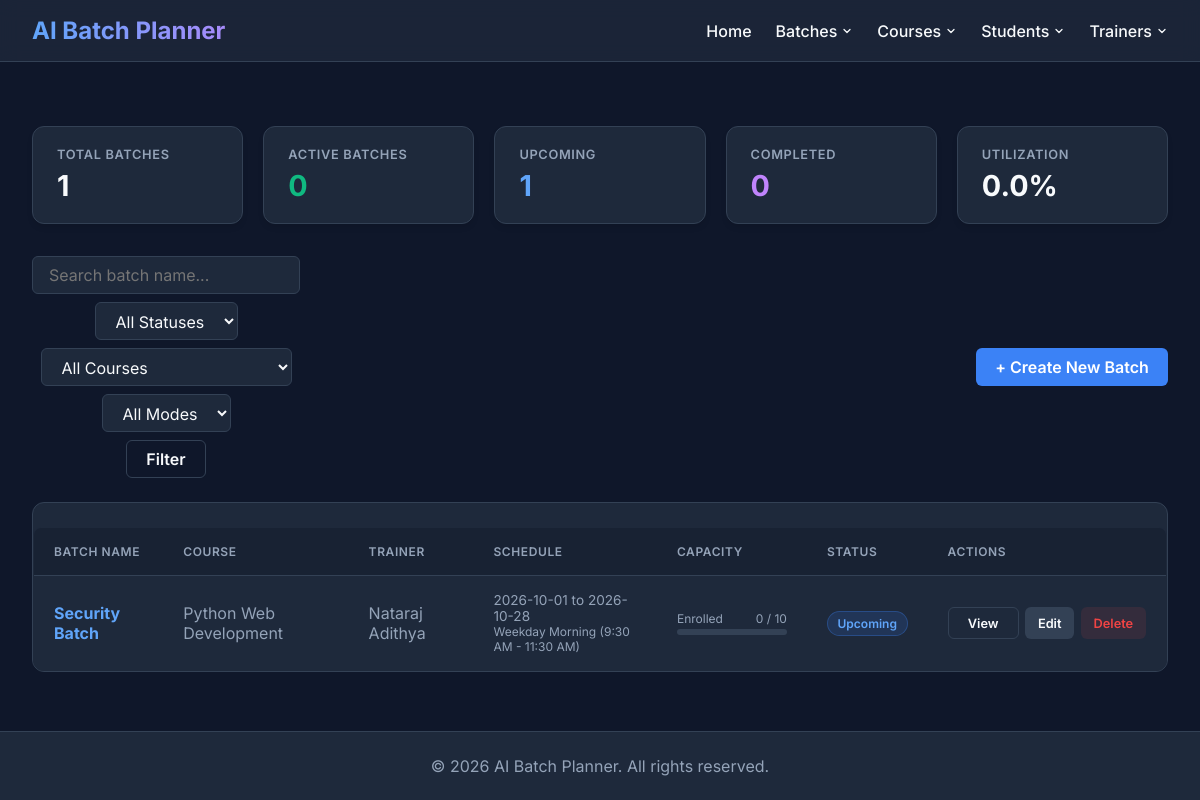
The page /batches on the database as committed earlier.
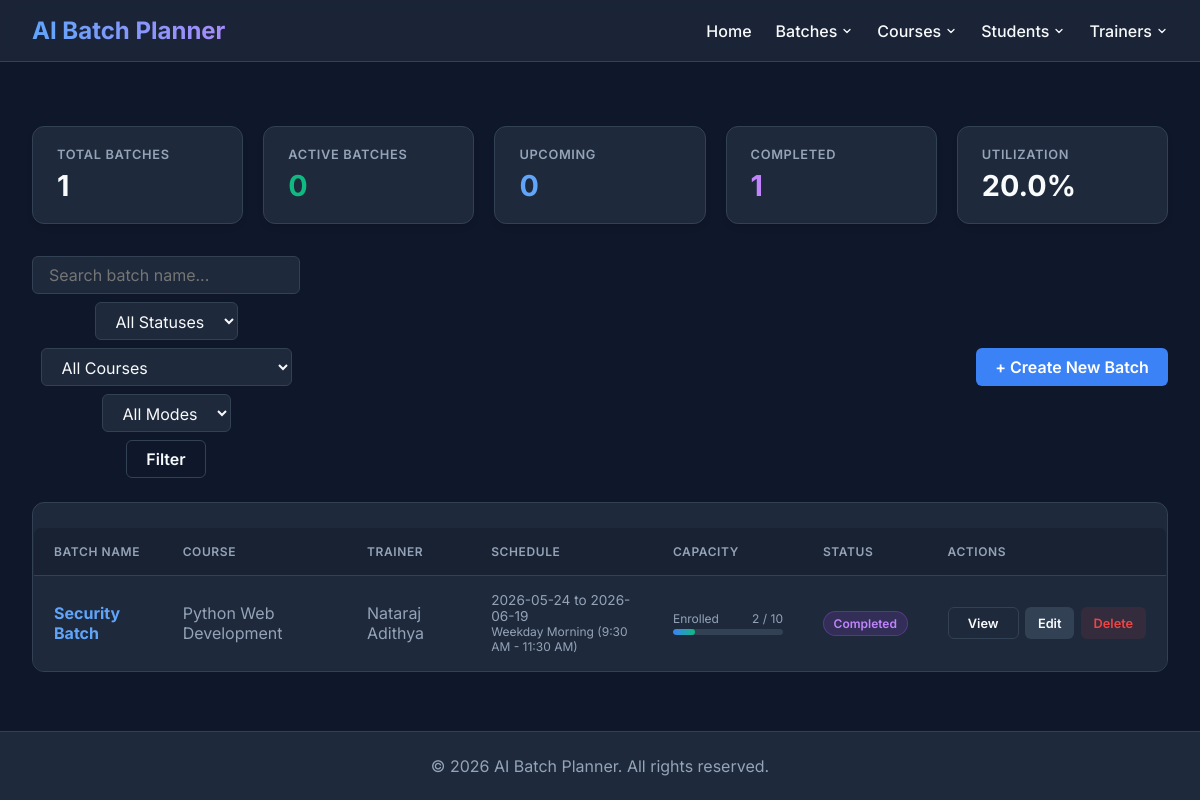
The same page on the database as committed later.
### tables this page shows
CREATE TABLE batch (
    batch_id INTEGER PRIMARY KEY AUTOINCREMENT,
    batch_code TEXT NOT NULL UNIQUE,
    batch_name TEXT NOT NULL,
    course_id INTEGER NOT NULL,
    trainer_id INTEGER,
    start_date TEXT NOT NULL,
    end_date TEXT NOT NULL,
    slot_type TEXT NOT NULL CHECK(slot_type IN (
        'Weekday Morning (9:30 AM - 11:30 AM)',
        'Weekday Midday (11:45 AM - 1:45 PM)',
        'Weekday Afternoon (2:45 PM - 4:45 PM)',
        'Weekday Evening (5:00 PM - 7:00 PM)',
        'Weekend Full Day (10:00 AM - 4:00 PM)',
        'Custom'
    )),
    start_time TEXT,
    end_time TEXT,
    mode TEXT NOT NULL DEFAULT 'Offline' CHECK(mode IN ('Online', 'Offline', 'Hybrid')),
    location TEXT,
    max_capacity INTEGER NOT NULL DEFAULT 30 CHECK(max_capacity > 0),
    enrolled_count INTEGER NOT NULL DEFAULT 0 CHECK(enrolled_count >= 0),
    status TEXT NOT NULL DEFAULT 'Upcoming' CHECK(status IN ('Upcoming', 'In Progress', 'Completed', 'On Hold', 'Cancelled')),
    description TEXT,
    created_at TIMESTAMP DEFAULT CURRENT_TIMESTAMP,
    updated_at TIMESTAMP DEFAULT CURRENT_TIMESTAMP,
    created_by TEXT,
    updated_by TEXT,
    FOREIGN KEY (course_id) REFERENCES Course(id) ON DELETE RESTRICT,
    FOREIGN KEY (trainer_id) REFERENCES trainer(trainer_id) ON DELETE SET NULL
);

CREATE TABLE Course (
    id INTEGER PRIMARY KEY AUTOINCREMENT,

    course_name TEXT NOT NULL UNIQUE,

    technology_stack TEXT NOT NULL,

    duration_hours INTEGER NOT NULL
        CHECK(duration_hours > 0),

    description TEXT,

    status TEXT NOT NULL DEFAULT 'Active'
        CHECK(status IN ('Active', 'Inactive')),

    created_at DATETIME NOT NULL DEFAULT CURRENT_TIMESTAMP,

    updated_at DATETIME NOT NULL DEFAULT CURRENT_TIMESTAMP,

    created_by TEXT,

    updated_by TEXT
);

CREATE TABLE trainer (
    trainer_id INTEGER PRIMARY KEY AUTOINCREMENT,

    full_name TEXT NOT NULL,

    email TEXT NOT NULL UNIQUE,

    phone TEXT NOT NULL UNIQUE,

    skills TEXT NOT NULL,

    qualifications TEXT,

    experience INTEGER NOT NULL CHECK (experience >= 0),

    status TEXT NOT NULL CHECK(status IN ('Active','Inactive')),

    created_at TIMESTAMP DEFAULT CURRENT_TIMESTAMP,

    updated_at TIMESTAMP DEFAULT CURRENT_TIMESTAMP,

    created_by TEXT,

    updated_by TEXT
, date_of_joining TEXT, previous_experience REAL DEFAULT 0.0);

### routes/batch_routes.py (the view)
@batch_bp.route("/batches")
def list_batches():
    status = request.args.get("status")
    course_id = request.args.get("course_id")
    trainer_id = request.args.get("trainer_id")
    mode = request.args.get("mode")
    search = request.args.get("search")
    batches = batch_service.get_all_batches(
        status=status,
        course_id=course_id,
        trainer_id=trainer_id,
        mode=mode,
        search=search
    )
    stats = batch_service.get_statistics()
    courses = course_service.get_active_courses()
    trainers = [t for t in get_all_trainers() if t.get('status') == 'Active']
    return render_template(
        "batches.html",
        batches=batches,
        stats=stats,
        courses=courses,
        trainers=trainers,
        selected_status=status or "",
        selected_course=course_id or "",
        selected_trainer=trainer_id or "",
        selected_mode=mode or "",
        search_query=search or ""
    )

### database/db.py (called while the page is built)
def get_connection():
    connection = sqlite3.connect(DATABASE_NAME)
    connection.row_factory = sqlite3.Row
    connection.execute("PRAGMA foreign_keys = ON")
    return connection

### models/batch.py (called while the page is built)
    def get_connection(self):
        conn = sqlite3.connect(DB_PATH)
        conn.row_factory = sqlite3.Row
        conn.execute("PRAGMA foreign_keys = ON")
        return conn

### models/course.py (called while the page is built)
    def get_connection(self):
        conn = sqlite3.connect(DB_PATH)
        conn.row_factory = sqlite3.Row
        return conn

    def get_active_courses(self):
        return self.get_courses_by_status("Active")

    def get_courses_by_status(self, status):
        conn = self.get_connection()
        rows = conn.execute("SELECT * FROM Course WHERE status=? ORDER BY course_name",(status,)).fetchall()
        conn.close()
        return [dict(r) for r in rows]

### models/trainer.py (called while the page is built)
def get_all_trainers():
    connection = get_connection()
    try:
        cursor = connection.cursor()
        query = """
            SELECT
                trainer_id,
                full_name,
                email,
                phone,
                skills,
                qualifications,
                experience,
                date_of_joining,
                previous_experience,
                status,
                created_at,
                updated_at,
                created_by,
                updated_by
            FROM trainer
            ORDER BY full_name ASC
        """
        cursor.execute(query)
        return cursor.fetchall()
    finally:
        connection.close()

### services/batch_service.py (called while the page is built)
    def get_all_batches(self, status=None, course_id=None, trainer_id=None, mode=None, search=None):
        return self.batch_model.get_all_batches(
            status=status,
            course_id=course_id,
            trainer_id=trainer_id,
            mode=mode,
            search=search
        )

    def get_statistics(self):
        return self.batch_model.get_statistics()

### services/course_service.py (called while the page is built)
    def get_active_courses(self):
        return self.course_model.get_active_courses()

### templates/batches.html (shortened to what this page needs)
{% extends 'base.html' %}
{% block content %}
<div class="stats-grid">
    <div class="stat-card">
        <div class="stat-title">Total Batches</div>
        <div class="stat-value">{{ stats.total_batches }}</div>
    </div>
    <div class="stat-card">
        <div class="stat-title">Active Batches</div>
        <div class="stat-value" style="color: var(--success);">{{ stats.active_batches }}</div>
    </div>
    <div class="stat-card">
        <div class="stat-title">Upcoming</div>
        <div class="stat-value" style="color: #60a5fa;">{{ stats.upcoming_batches }}</div>
    </div>
    <div class="stat-card">
        <div class="stat-title">Completed</div>
        <div class="stat-value" style="color: #c084fc;">{{ stats.completed_batches }}</div>
    </div>
    <div class="stat-card">
        <div class="stat-title">Utilization</div>
        <div class="stat-value">{{ stats.capacity_utilization }}%</div>
    </div>
</div>
<div class="toolbar">
    <form class="search-form" action="{{ url_for('batch_bp.list_batches') }}" method="GET">
        <input type="text" name="search" class="input-control" placeholder="Search batch name..."
            value="{{ search_query }}">
        <select name="status" class="input-control">
            <option value="">All Statuses</option>
        </select>
        <select name="course_id" class="input-control">
            <option value="">All Courses</option>
        </select>
        <select name="mode" class="input-control">
            <option value="">All Modes</option>
        </select>
        <button type="submit" class="btn btn-outline">Filter</button>
    </form>
    <a href="{{ url_for('batch_bp.create_batch') }}" class="btn btn-primary">+ Create New Batch</a>
</div>
<div class="table-container">
    <table class="data-table">
        <thead>
            <tr>
                <th>Batch Name</th>
                <th>Course</th>
                <th>Trainer</th>
                <th>Schedule</th>
                <th>Capacity</th>
                <th>Status</th>
                <th>Actions</th>
            </tr>
        </thead>
        <tbody>
            {% for batch in batches %}
            <tr>
                <td style="font-weight: 500;">
                    <a href="{{ url_for('batch_bp.view_batch_details', batch_id=batch.batch_id) }}" class="batch-code-link">
                        {{ batch.batch_name }}
                    </a>
                </td>
                <td>{{ batch.course_name or 'Unassigned' }}</td>
                <td>{{ batch.trainer_name or 'Unassigned' }}</td>
                <td style="font-size: 0.85rem;">
                    <div>{{ batch.start_date }} to {{ batch.end_date }}</div>
                    <div style="color: var(--text-muted); font-size: 0.75rem;">{{ batch.slot_type }}</div>
                </td>
                <td>
                    <div class="capacity-wrapper">
                        <div class="capacity-label">
                            <span>Enrolled</span>
                            <span>{{ batch.enrolled_count }} / {{ batch.max_capacity }}</span>
                        </div>
                        {% set pct = (batch.enrolled_count / batch.max_capacity * 100)|round|int if batch.max_capacity > 0 else 0 %}
                        <div class="progress-bar-bg">
                            <div class="progress-bar-fill" style="width: {{ pct }}%;"></div>
                        </div>
                    </div>
                </td>
                <td>
                    {% set status_class = 'status-' ~ batch.status.lower().replace(' ', '-') %}
                    <span class="badge {{ status_class }}">{{ batch.status }}</span>
                </td>
                <td>
                    <div class="actions-group">
                        <a href="{{ url_for('batch_bp.view_batch_details', batch_id=batch.batch_id) }}" class="btn btn-outline" style="height: 32px; font-size: 0.8rem;">View</a>
                        <a href="{{ url_for('batch_bp.edit_batch', batch_id=batch.batch_id) }}" class="btn btn-secondary" style="height: 32px; font-size: 0.8rem;">Edit</a>
                        <form action="{{ url_for('batch_bp.delete_batch', batch_id=batch.batch_id) }}" method="POST" onsubmit="return confirm('Are you sure you want to delete this batch?');">
                            <button type="submit" class="btn btn-danger" style="height: 32px; font-size: 0.8rem;">Delete</button>
                        </form>
                    </div>
                </td>
            </tr>
            {% else %}
            <tr>
                <td colspan="7" style="text-align: center; color: var(--text-muted); padding: 3rem;">
                    No batches found. Click <strong>+ Create New Batch</strong> to get started.
                </td>
            </tr>
            {% endfor %}
        </tbody>
    </table>
</div>
{% endblock %}

### templates/base.html (shortened to what this page needs)
<!DOCTYPE html>
<html lang="en">
<head>
</head>
<body>
    <nav class="navbar">
        <a href="/" class="navbar-brand">AI Batch Planner</a>
        <div class="navbar-nav">
            <a href="/">Home</a>
            <div class="dropdown">
                <button class="dropdown-btn">
                    Batches
                    <svg width="12" height="12" viewBox="0 0 24 24" fill="none" stroke="currentColor" stroke-width="2.5"
                        stroke-linecap="round" stroke-linejoin="round">
                        <path d="m6 9 6 6 6-6" />
                    </svg>
                </button>
            </div>
            <div class="dropdown">
                <button class="dropdown-btn">
                    Courses
                    <svg width="12" height="12" viewBox="0 0 24 24" fill="none" stroke="currentColor" stroke-width="2.5"
                        stroke-linecap="round" stroke-linejoin="round">
                        <path d="m6 9 6 6 6-6" />
                    </svg>
                </button>
            </div>
            <div class="dropdown">
                <button class="dropdown-btn">
                    Students
                    <svg width="12" height="12" viewBox="0 0 24 24" fill="none" stroke="currentColor" stroke-width="2.5"
                        stroke-linecap="round" stroke-linejoin="round">
                        <path d="m6 9 6 6 6-6" />
                    </svg>
                </button>
            </div>
            <div class="dropdown">
                <button class="dropdown-btn">
                    Trainers
                    <svg width="12" height="12" viewBox="0 0 24 24" fill="none" stroke="currentColor" stroke-width="2.5"
                        stroke-linecap="round" stroke-linejoin="round">
                        <path d="m6 9 6 6 6-6" />
                    </svg>
                </button>
            </div>
        </div>
    </nav>
    <main class="container">
        {% block content %}{% endblock %}
    </main>
    <footer class="footer">
        &copy; 2026 AI Batch Planner. All rights reserved.
    </footer>
</body>
</html>

### templates/base.html (style rules this page uses)
:root { --bg-color: #0f172a; --surface-color: #1e293b; --surface-hover: #334155; --primary: #3b82f6; --primary-hover: #2563eb; --text-main: #f8fafc; --text-muted: #94a3b8; --danger: #ef4444; --success: #10b981; --border: #334155; }
body { margin: 0; font-family: 'Inter', sans-serif; background-color: var(--bg-color); color: var(--text-main); display: flex; flex-direction: column; min-height: 100vh; }
.navbar { background: rgba(30, 41, 59, 0.8); backdrop-filter: blur(10px); padding: 1rem 2rem; border-bottom: 1px solid var(--border); display: flex; justify-content: space-between; align-items: center; }
.navbar-brand { font-size: 1.5rem; font-weight: 700; color: #fff; text-decoration: none; background: linear-gradient(90deg, #60a5fa, #a78bfa); -webkit-background-clip: text; -webkit-text-fill-color: transparent; }
.navbar-nav { display: flex; align-items: center; }
.navbar-nav a, .navbar-nav .dropdown { margin-left: 1.5rem; }
.navbar-nav a { color: var(--text-main); text-decoration: none; font-weight: 500; transition: color 0.2s; line-height: 1; display: inline-flex; align-items: center; }
.dropdown { position: relative; display: flex; align-items: center; }
.dropdown-btn { color: var(--text-main); text-decoration: none; font-weight: 500; transition: color 0.2s; cursor: pointer; background: none; border: none; padding: 0; font-family: inherit; font-size: inherit; display: inline-flex; align-items: center; gap: 4px; margin: 0; line-height: 1; -webkit-appearance: none; appearance: none; }
.container { flex: 1; padding: 2rem; max-width: 1200px; margin: 0 auto; width: 100%; box-sizing: border-box; }
form { display: flex; flex-direction: column; gap: 12px; max-width: 500px; }
input, select, textarea { padding: 10px 14px; background-color: var(--surface-color); border: 1px solid var(--border); border-radius: 8px; color: var(--text-main); font-size: 1rem; transition: border-color 0.2s; }
button { padding: 10px 15px; background-color: var(--primary); color: white; border: none; border-radius: 8px; cursor: pointer; font-size: 1rem; font-weight: 600; transition: background-color 0.2s; margin-top: 10px; }
.btn { display: inline-flex !important; align-items: center !important; justify-content: center !important; box-sizing: border-box !important; vertical-align: middle !important; margin: 0 !important; }
.search-form { display: flex !important; align-items: center !important; gap: 0.5rem !important; }
.search-form .input-control, .search-form select, .search-form input, .search-form button, .search-form .btn { margin: 0 !important; box-sizing: border-box !important; vertical-align: middle !important; }
table { width: 100%; border-collapse: collapse; margin-top: 1.5rem; background-color: var(--surface-color); border-radius: 8px; overflow: hidden; border: 1px solid var(--border); }
th, td { text-align: left; padding: 14px; border-bottom: 1px solid var(--border); }
th { background-color: rgba(30, 41, 59, 0.5); color: var(--text-main); font-weight: 600; }
td { color: var(--text-muted); }
tr:last-child td { border-bottom: none; }
a { color: var(--primary); text-decoration: none; font-weight: 500; transition: color 0.2s; }
.footer { text-align: center; padding: 1.5rem; color: var(--text-muted); border-top: 1px solid var(--border); background: var(--surface-color); margin-top: auto; }

Rows that differ between the two databases and show on the page:
changed batch "Security Batch": start_date "2026-10-01" → "2026-05-24"; end_date "2026-10-28" → "2026-06-19"; enrolled_count "0" → "2"; status "Upcoming" → "Completed"
Other text that changed with them:
{{ stats.upcoming_batches }}: "1" → "0"
{{ stats.completed_batches }}: "0" → "1"
{{ stats.capacity_utilization }}: "0.0" → "20.0"
